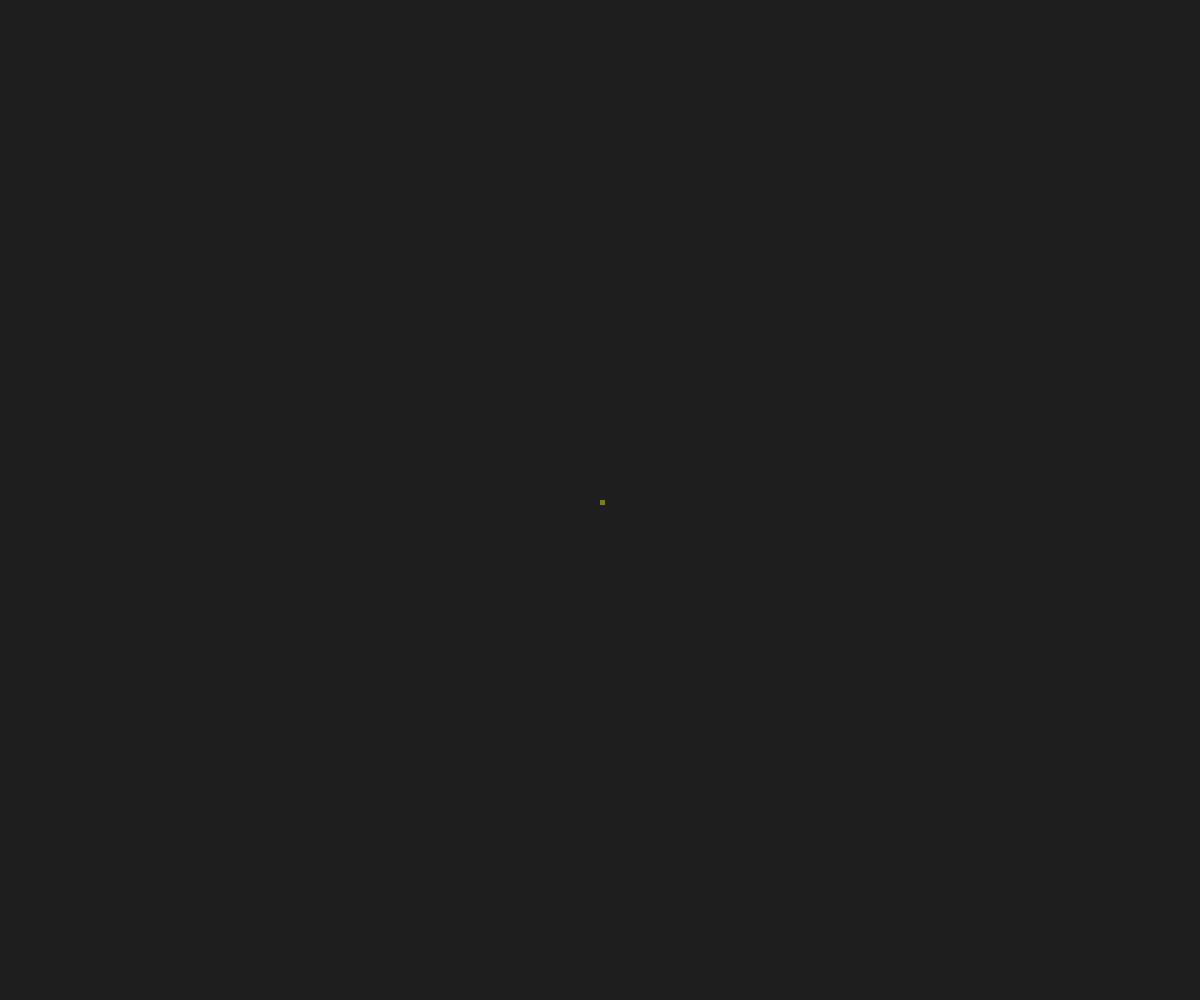
Frame 1 (no input)
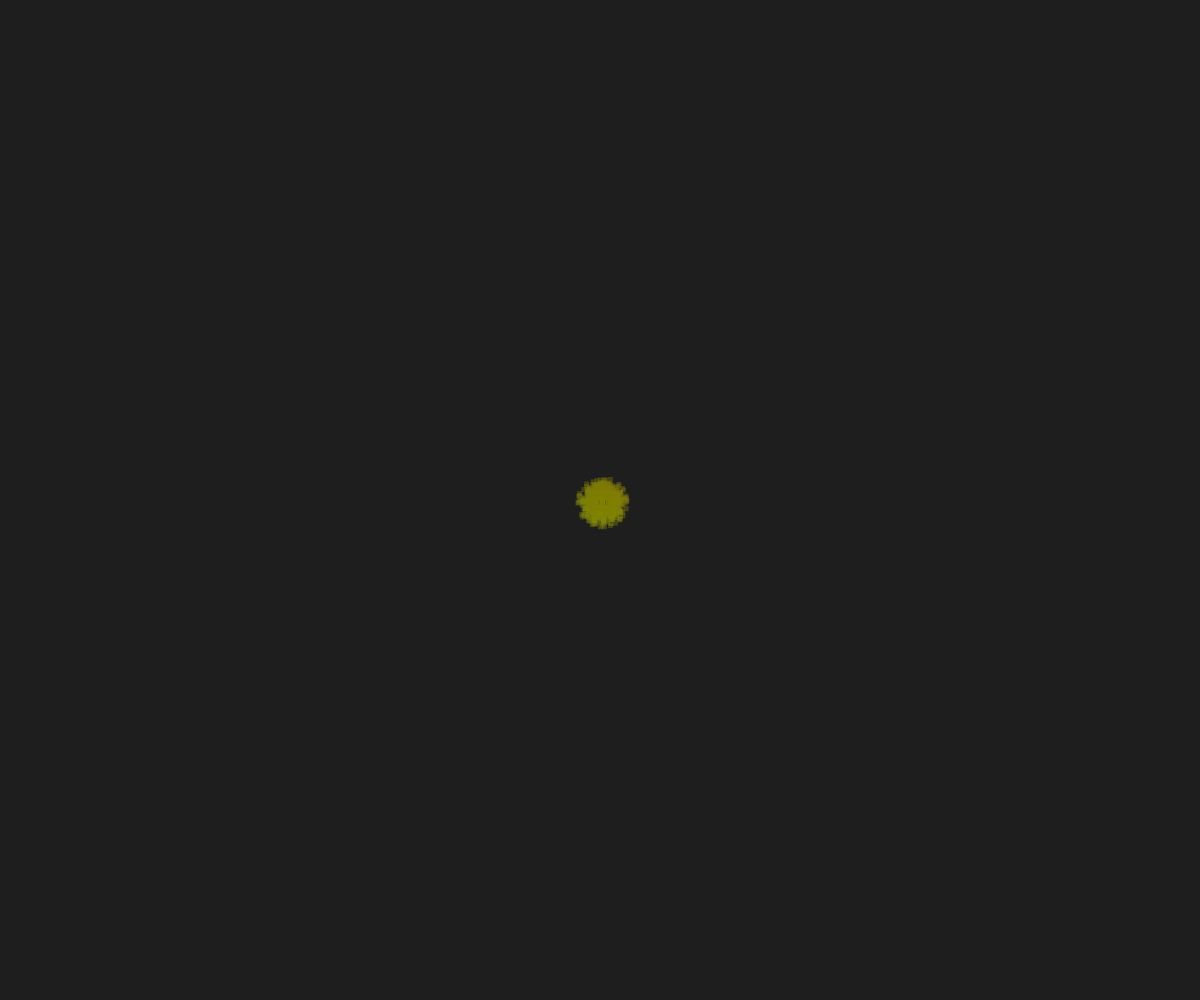
Frame 60 (no input)
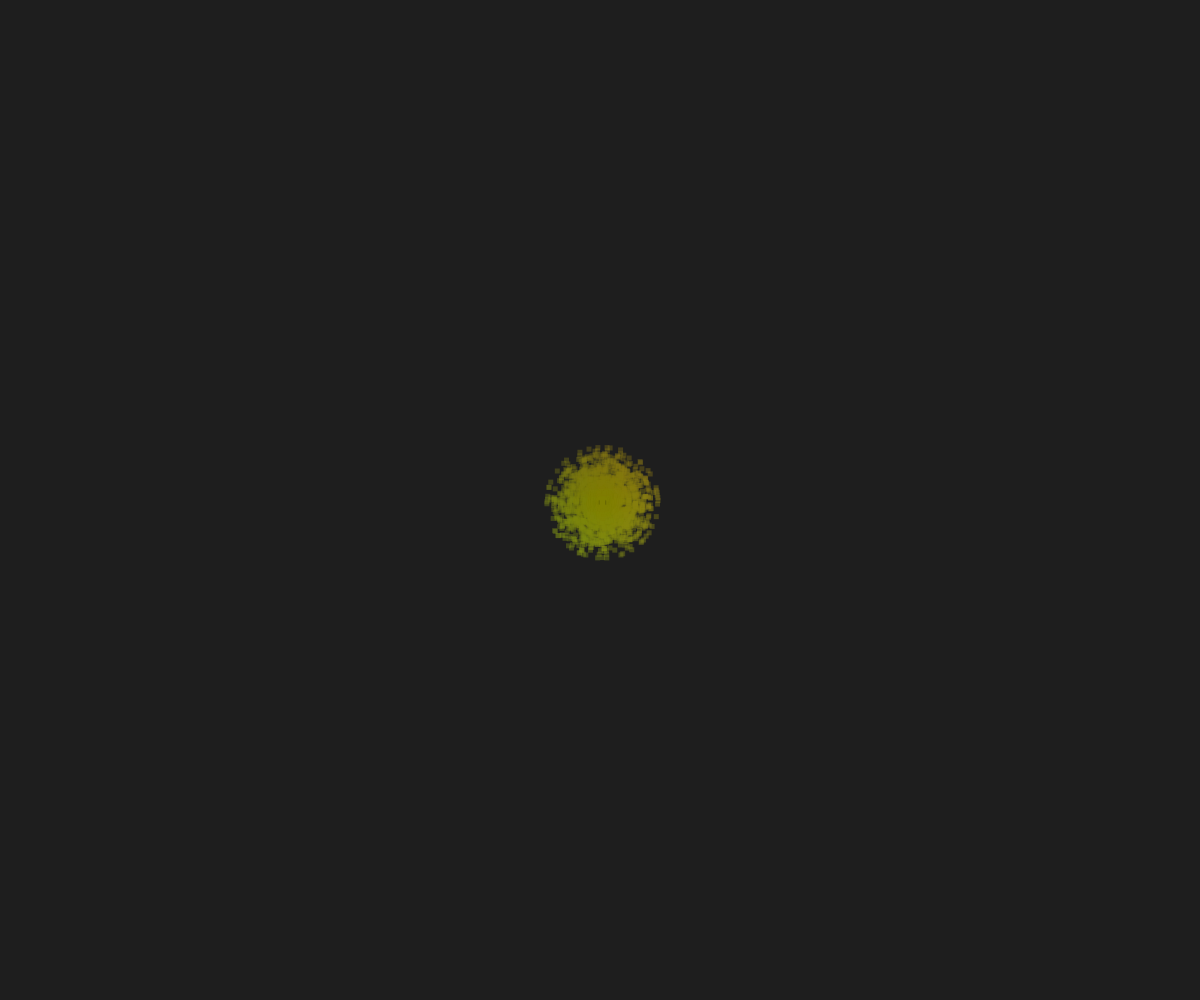
Frame 120 (the mouse pressed at the canvas centre since frame 60)

The p5.js sketch that drew these frames (run headless with seeded random() and noise() and a simulated clock; from frame 60 on, the mouse is pressed at the canvas centre):

// p5.js sketch
// ── sketch.js

var particles = []

function setup() {
  createCanvas(windowWidth, windowHeight);
  angleMode(DEGREES)
 
}

function draw() {
  background(30);

  for (var i = 0; i < 25; i++){
    p = new Particle()
    particles.push(p)
  }

  for (var i = 0; i < particles.length; i++)
  {
    if (particles[i].alpha > 0){
      particles[i].update()
      particles[i].show()
  
    } else {
      particles.splice(i, 1)
    }
    
  }
  
}

// ── particle.js
class Particle {
    constructor(){
        //position, velocity and acceleration
        this.pos = createVector(width / 2, height/2);
        this.vel = createVector(0,0);
        this.acc = p5.Vector.random2D().normalize().mult(0.03);

        this.alpha = 100;
    }
    update(){
        
        var m = map(sin(frameCount * 1000000000000000000
        ), -1, 1, 1.2, 0.7)
        this.acc.mult(m)
        this.vel.add(this.acc);
        this.pos.add(this.vel);

        //color
        this.r = map(this.pos.x, 0, width, 0, 255)
        this.g = map(this.pos.y, 0, height, 0, 255)
        this.b = map(dist(width / 2, height / 2, this.pos.x, 
        this.pos.y), 0, width / 2, 0, 255)

        if (dist(width / 2, height / 2, this.pos.x, this.pos.y) > 400){
            this.alpha -= 2
        }
        

    }
    show(){
        //Square Particles w/ Opacity
        noStroke()
        fill(this.r, this.g, this.b, this.alpha)
        rect(this.pos.x, this.pos.y, 5)
    }
}
